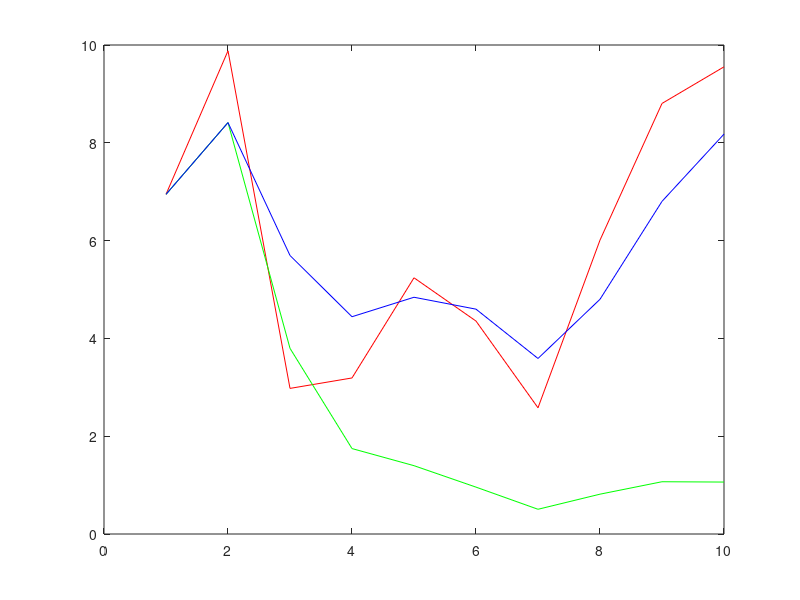

The MATLAB source for this figure:
clear;clc;
n=1:10;

array1=rand(1,10)*10;
array2=zeros(1,10);
array3=zeros(1,10);

for i=1:10
for j=1:i
    array2(i)=array2(i)+array1(j);
    array2(i)=array2(i)/j;
end
end
array3=array1;
for i=1:10
    if i==1
        array3(i)=array1(i);
    else
    array3(i)=(array3(i)+array3(i-1))/2;
    end
end
plot(n,array1,'r');
hold on;

plot(n,array2,'g');
hold on;

plot(n,array3,'b');
hold on;
